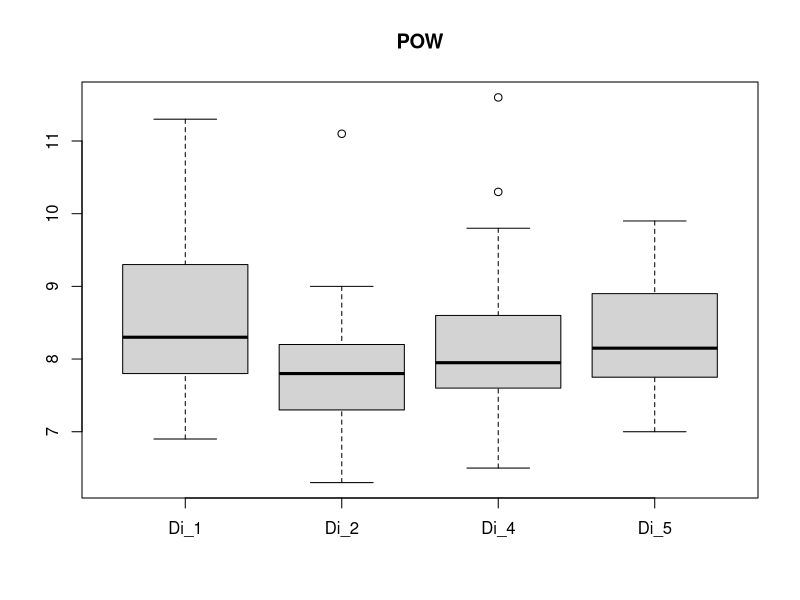

Generate this figure with R:
Di_1 <- c(9.3,8.6,9.8,8.2,8.3,8.8,7.3,8.3,9.1,7.8,7.9,7.9,7.7,11.3,7.7,8.8,7.8,7.4,8.9,8.3,8.0,9.5,8.7,8.4,9.5,8.6,10.4,7.3,7.8,8.6,9.6,7.8,7.7,8.1,10.9,7.6,7.2,10.1,7.4,7.6,8.0,9.8,8.1,7.6,9.4,10.0,7.9,8.5,6.9,10.0)
Di_2 <- c(7.8,7.9,8.5,7.9,7.7,6.3,8.4,8.6,7.6,6.4,11.1,7.9,7.8,6.8,7.3,7.8,7.8,8.7,8.1,8.1,8.7,6.7,8.0,8.2,7.0,7.6,7.9,9.0,7.9,7.2,8.9,7.4,6.5,8.2,7.5,7.7,7.2,7.3,8.0,7.6,8.6,8.3,7.1,7.2,7.3,7.4,7.9,7.0,8.4,8.2,7.8)
Di_4 <- c(7.2,8.8,7.5,8.5,10.3,9.5,9.5,9.8,8.0,8.9,7.5,8.1,7.5,8.0,7.8,6.5,7.2,8.5,8.5,7.6,7.8,8.1,7.9,7.9,7.1,7.9,6.9,8.6,7.5,7.4,11.6,7.6,7.5,8.3,8.6,8.4,9.2,7.6,9.4,7.2,7.7,7.7,8.3,8.6,9.1,7.8,7.7,7.7,7.3,8.7,8.6,7.7,8.8,8.2)
Di_5 <- c(8.5,9.6,9.0,7.9,9.0,8.8,9.1,7.8,8.0,7.7,7.4,8.8,9.9,8.3,8.1,7.7,8.2,7.0,7.8,7.2)
svg(filename = 'morpho_data/boxplotPOW.svg')
boxplot(Di_1, Di_2, Di_4, Di_5, names = c('Di_1', 'Di_2', 'Di_4', 'Di_5'), main = 'POW')
dev.off()
